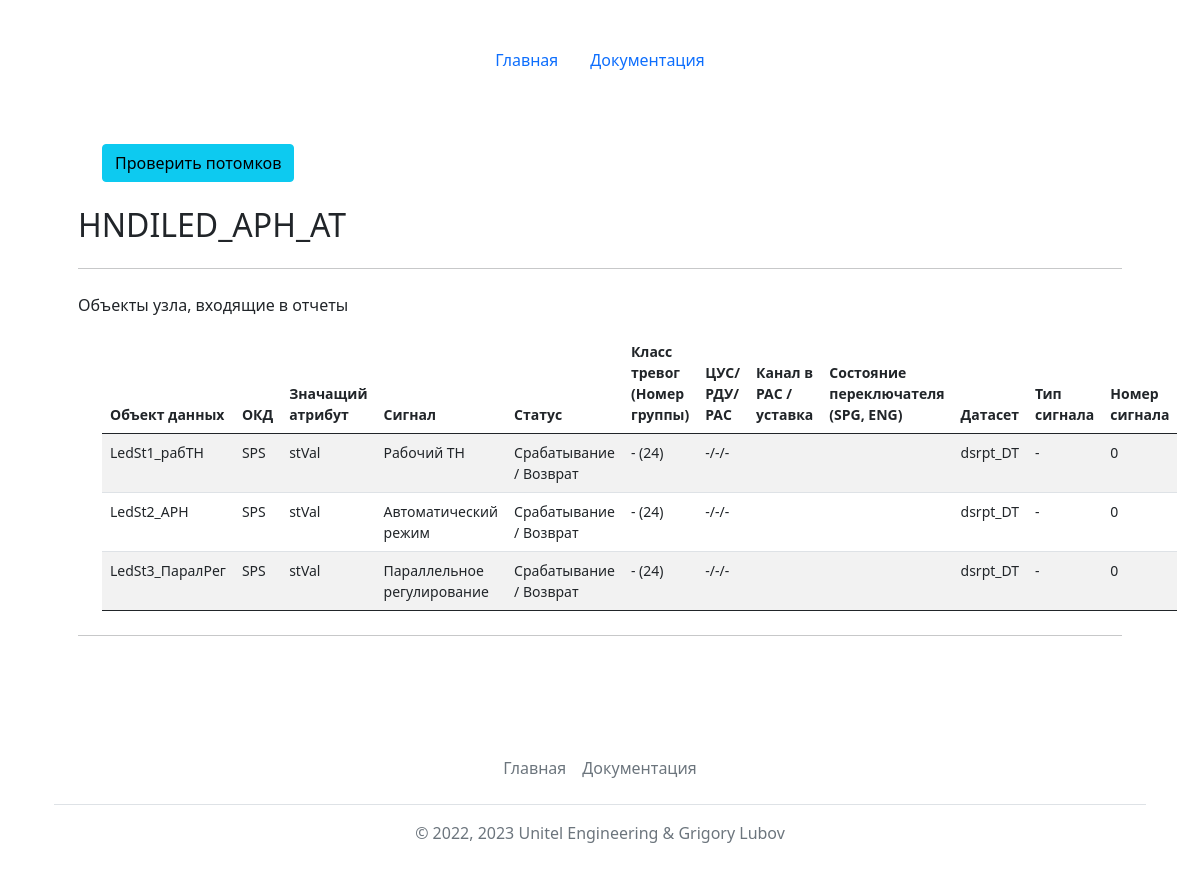
The page /lntypes/show/?name=HNDILED_АРН_АТ&type=ln on the database its author committed.
### mainapp/models.py (models this page shows)
class LogicNodesTypes(models.Model):
    id = models.AutoField(primary_key=True)
    name = models.CharField(max_length=64, verbose_name='Имя типа ЛУ', unique=True)
    description = models.TextField(max_length=1024, blank=True, verbose_name='Описание')
    explanation = models.TextField(max_length=2048, blank=True, verbose_name='Пояснение')
    def __str__(self):
        return self.name
    class Meta:
        verbose_name = 'Тип логического узла'
        verbose_name_plural = 'Типы логических узлов'
        ordering = ['name']

class LNobject(models.Model):
    CUS_CHOICES = [
        ('+', '+'),
        ('-', '-')
    ]
    RAS_CHOICES = [
        ('+', '+'),
        ('-', '-'),
        ('П', 'П')
    ]
    SIG_CHOICES = [
        ('Внутр', 'Внутренний сигнал'),
        ('ВнутрШтрих', 'Внутренний штриховой'),
        ('-', 'Без прорисовки')
    ]
    id = models.AutoField(primary_key=True)
    data_object = models.ForeignKey(DataObjects, on_delete=models.CASCADE, verbose_name='Объект данных')
    cdc = models.ForeignKey(CDCs, on_delete=models.CASCADE, verbose_name='ОКД')
    signal = models.ForeignKey(Signals, on_delete=models.CASCADE, verbose_name='Сигнал', null=True)
    status = models.ForeignKey(Statuses, on_delete=models.CASCADE, verbose_name='Статус сигнала', blank=True, null=True)
    clue_attr = models.ForeignKey(ClueAttrs, on_delete=models.CASCADE, verbose_name='Значащий атрибут')
    func_group = models.IntegerField(verbose_name='Функ. группа', default=-1)
    cus = models.CharField(max_length=1, choices=CUS_CHOICES, default='-', verbose_name='ЦУС')
    rdu = models.CharField(max_length=1, choices=CUS_CHOICES, default='-', verbose_name='РДУ')
    ras = models.CharField(max_length=1, choices=RAS_CHOICES, default='-', verbose_name='РАС')
    dataset = models.ForeignKey(Datasets, on_delete=models.CASCADE, verbose_name='Датасет', blank=True, null=True)
    sgras_name = models.CharField(max_length=256, verbose_name='Обозначение РАС/Уставка', blank=True)
    sg_modes = models.ForeignKey(SG_modes, on_delete=models.PROTECT, verbose_name='Состояние программного ключа', blank=True, null=True) # добавил состояния прогрм ключа
    signal_type = models.CharField(max_length=32, choices=SIG_CHOICES, default='-', verbose_name='Тип сигнала (чертеж)')
    signal_number = models.IntegerField(verbose_name='Номер выхода (чертеж)', default=0)
    def __str__(self):
        return str(self.data_object)
    class Meta:
        verbose_name = 'Объект логического узла'
        verbose_name_plural = 'Объекты логических узлов'
        ordering = ['data_object']
    @property
    def get_dataset(self):
        if self.dataset:
            return str(self.dataset)
        else:
            return "-"
    @property
    def get_sg_modes(self):
        if self.sg_modes:
            return str(self.sg_modes)
        else:
            return ""
    @property
    def get_func_group(self):
        if self.func_group>0:
            return str(self.func_group)
        else:
            return "не определен"

class DataObjects(models.Model):
    id = models.AutoField(primary_key=True)
    name = models.CharField(max_length=64, verbose_name='Объект данных', unique=True)
    def __str__(self):
        return self.name
    class Meta:
        verbose_name = 'Объект данных логического узла'
        verbose_name_plural = 'Объекты данных логического узла'
        ordering = ['name']

class CDCs(models.Model):
    id = models.AutoField(primary_key=True)
    name = models.CharField(max_length=64, verbose_name='ОКД', default='', unique=True)
    def __str__(self):
        return self.name
    class Meta:
        verbose_name = 'ОКД'
        verbose_name_plural = 'ОКД'
        ordering = ['name']

class ClueAttrs(models.Model):
    id = models.AutoField(primary_key=True)
    name = models.CharField(max_length=64, verbose_name='Описание', unique=True)
    def __str__(self):
        return self.name
    class Meta:
        verbose_name = 'Значащий атрибут'
        verbose_name_plural = 'Значащие атрибуты'
        ordering = ['name']

class Signals(models.Model):
    id = models.AutoField(primary_key=True)
    name = models.CharField(max_length=64, verbose_name='Сигналы', unique=True)
    def __str__(self):
        return self.name
    class Meta:
        verbose_name = 'Перечень сигналов'
        verbose_name_plural = 'Перечни сигналов'
        ordering = ['name']

class Statuses(models.Model):
    id = models.AutoField(primary_key=True)
    name = models.CharField(max_length=256, verbose_name='Статусы сигнала', unique=True)
    def __str__(self):
        return self.name
    class Meta:
        verbose_name = 'Статус сигнала'
        verbose_name_plural = 'Статусы сигнала'
        ordering = ['name']

class Datasets(models.Model):
    id = models.AutoField(primary_key=True)
    name = models.CharField(max_length=256, verbose_name='Датасет', unique=True)
    def __str__(self):
        return self.name
    class Meta:
        verbose_name = 'Датасет'
        verbose_name_plural = 'Датасеты'
        ordering = ['name']

### mainapp/views.py (the view, shortened to what this page needs)
# urls.py: path('lntypes/show/', views.show),
def show(request):
    name = request.GET.get('name')
    type = request.GET.get('type')
    if type == 'ln':
        lntype = LogicNodesTypes.objects.get(name=name)
        objects = LNtypeObjConnections.objects.all().filter(ln_type=lntype.id)
        objs = list()
        for item in objects.iterator():
            print('------------>', item.ln_obj)
            object_id = DataObjects.objects.get(name=item.ln_obj)
            object = LNobject.objects.get(data_object=object_id)
            objs.append(object)
            print('------------>', objs)
        objs.sort(key=lambda x: (str(x.dataset), str(x.func_group), str(x.cdc), str(x.data_object))) #, str(x.cdc)[0]
        return render(request, 'mainapp/showlnobj.html', {'objs': objs, 'lntype':lntype, 'title': 'Объекты в составе типа ЛУ '+str(lntype) })

### templates/mainapp/showlnobj.html (shortened to what this page needs)
{% extends 'base.html' %}
{% block content %}
<main class="container py-5">
        <div class="container small">
            <a href="/checkconns/?name={{lntype.name}}&type=ln_type">
                <button type="button" class="btn btn-info">Проверить потомков</button>
            </a>
        </div>
        {% if objs %}
        <h2 class="mt-4">{{lntype.name}}</h2>
        <hr class="my-4">
        <p>Объекты узла, входящие в отчеты</p>
        <div class="container small">
        <table class="table table-striped table-hover">
            <thead>
                <tr>
                  <th scope="col">Объект данных</th>
                  <th scope="col">ОКД</th>
                  <th scope="col">Значащий атрибут</th>
                  <th scope="col">Сигнал</th>
                  <th scope="col">Статус</th>
                  <th scope="col">Класс тревог (Номер группы)</th>
                  <th scope="col">ЦУС/ РДУ/ РАС</th>
                  <th scope="col">Канал в РАС / уставка</th>
                  <th scope="col">Состояние переключателя <br>(SPG, ENG)</th>
                  <th scope="col">Датасет</th>
                  <th scope="col">Тип сигнала</th>
                  <th scope="col">Номер сигнала</th>
                </tr>
            </thead>
            <tbody>
            {% for item in objs %}
                <tr>
                    <td>{{item.data_object}}</td>
                    <td>{{item.cdc}}</td>
                    <td>{{item.clue_attr}}</td>
                    <td>{{item.signal}}</td>
                    <td>{{item.status}}</td>
                    {% if item.func_group > 23 or item.func_group < 1 %}<td>- ({{item.get_func_group}})</td>{% endif %}
                    <td>{{item.cus}}/{{item.rdu}}/{{item.ras}}</td>
                    <td>{{item.sgras_name}}</td>
                    <td>{{item.get_sg_modes}}</td>
                    <td>{{item.get_dataset}}</td>
                    <td>{{item.signal_type}}</td>
                    <td>{{item.signal_number}}</td>
                </tr>
            {% endfor %}
            </tbody>
        </table>
        </div>
        <hr class="my-4">
        {% else %}
        <h2 class="mt-4">В типе логического узла "{{lntype.name}}" ({{lntype.description}}) нет объектов :(</h2>
        {% endif %}
</main>
{% endblock %}

### rows shown on the page
LogicNodesTypes: name "HNDILED_АРН_АТ"
LNobject: data_object "LedSt1_рабТН", cdc "SPS", clue_attr "stVal", signal "Рабочий ТН", status "Срабатывание / Возврат", get_func_group "24", cus "-", rdu "-", ras "-", get_dataset "dsrpt_DT", signal_type "-", signal_number "0"
LNobject: data_object "LedSt2_АРН", cdc "SPS", clue_attr "stVal", signal "Автоматический режим", status "Срабатывание / Возврат", get_func_group "24", cus "-", rdu "-", ras "-", get_dataset "dsrpt_DT", signal_type "-", signal_number "0"
LNobject: data_object "LedSt3_ПаралРег", cdc "SPS", clue_attr "stVal", signal "Параллельное регулирование", status "Срабатывание / Возврат", get_func_group "24", cus "-", rdu "-", ras "-", get_dataset "dsrpt_DT", signal_type "-", signal_number "0"
